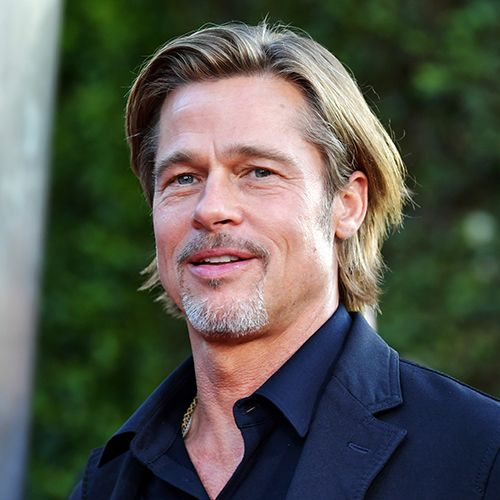
#> input picture brad.jpg, 500 x 500 px
$ python asciify.py brad.jpg 5   (older library calls are emulated)
#> lines starting #> are read from the running program, lines starting #| are printed output that depends on the picture
import math
import sys
import cv2
from matplotlib import pyplot as plt
import numpy as np
from PIL import Image, ImageEnhance

WHITE = 224
ASCII = " `.',_-:~\"^!;/\\<>)(+|=v?L]7[x{tzcrTi}sYfl*jInuy4JF1aVoekh2XZwAC963PmKE%@U5pHqSbd#O&GDNRW$80gQBM"
VALUES = [
    0.0,
    4.44,
    6.44,
    7.54,
    9.97,
    10.4,
    11.32,
    12.85,
    13.28,
    15.47,
    15.6,
    16.17,
    16.36,
    19.49,
    19.71,
    19.88,
    19.88,
    20.78,
    20.82,
    21.09,
    22.08,
    23.72,
    23.82,
    24.05,
    24.56,
    25.85,
    26.15,
    26.24,
    26.35,
    26.4,
    26.53,
    26.53,
    26.62,
    26.63,
    26.69,
    26.74,
    27.09,
    27.29,
    27.92,
    28.18,
    28.29,
    28.76,
    29.47,
    29.77,
    30.06,
    30.09,
    30.09,
    30.58,
    30.97,
    31.21,
    31.45,
    31.9,
    32.19,
    32.94,
    33.67,
    33.88,
    34.88,
    35.22,
    35.62,
    36.12,
    36.76,
    37.22,
    37.38,
    37.46,
    37.71,
    38.46,
    38.71,
    38.95,
    39.17,
    39.24,
    39.33,
    39.76,
    39.92,
    40.41,
    40.74,
    40.97,
    40.99,
    41.18,
    41.4,
    41.62,
    42.32,
    42.96,
    43.76,
    44.27,
    44.36,
    44.67,
    45.14,
    45.97,
    47.19,
    47.27,
    47.33,
    47.58,
    48.56,
    48.97,
    49.38,
]
SOLIDASCII = " ░▒▓█"
SOLIDVALUES = [0.0, 22.02, 45.46, 127.68, 176.79]
EDGEASCII = "_/|\\"
COLORRESET = "\033[0m"
CHARASPECT = 0.5
ANGLETHRESHOLD = 0.7;


def loadImage(path):
    image = Image.open(path)
    image = image.convert("RGB")
    # does nothing rn, change to adjust brightness
    # TODO: Add CLI brightness adjustment
    image = ImageEnhance.Brightness(image).enhance(1)
    return image

def downscaleImage(input, charsAcross):
    charsTall = charsAcross * CHARASPECT * input.height / input.width
    input = input.resize((int(charsAcross), int(charsTall)))
    return input

def printProgressBar(
    iteration,
    total,
    length=50,
):
    percent = round(100 * (iteration / float(total)), 2)
    filledLength = int(length * iteration // total)
    bar = "█" * filledLength + "-" * (length - filledLength)
    print(f"\r |{bar}| {percent}%", end='\r')
    # Print New Line on Complete
    if iteration == total:
        print()

def valueLookup(value, useSolid=False):
    asciiSet = SOLIDASCII if useSolid else ASCII
    valueSet = SOLIDVALUES if useSolid else VALUES
    value = value / WHITE * max(valueSet)
    for i in range(len(valueSet)):
        if value < valueSet[i]:
            return asciiSet[i - 1]
    return asciiSet[-1]

def getColorEscaper(color):
    r = math.floor(color[0] / WHITE * 5)
    g = math.floor(color[1] / WHITE * 5)
    b = math.floor(color[2] / WHITE * 5)
    code = 36 * r + 6 * g + b + 16
    return f"\033[38;5;{math.floor(code)}m"

def difference_of_gaussian(image, t1, t2):
    blur1 = cv2.GaussianBlur(image, (t1, t1), 0)
    blur2 = cv2.GaussianBlur(image, (t2, t2), 0)
    return blur2 - blur1

# TODO thin edges with thresholded downscaling
def getEdgeMap(image, size):
    image = image.astype(np.float32)
    image = cv2.GaussianBlur(image, (3, 3), 0)
    sobelx = cv2.Scharr(image, cv2.CV_32F, 1, 0)
    sobely = cv2.Scharr(image, cv2.CV_32F, 0, 1)
    gradient = np.hypot(sobelx, sobely)
    angle = np.vectorize(
        lambda x, y: round((math.atan2(y, x) + math.pi) / math.pi * 4)%4
    )(sobely, sobelx)
    angle = np.where(gradient > np.max(gradient) * 0.1, angle, -1)

    downscaledAngle = np.zeros((size[1], size[0]))
    xStep = angle.shape[1] / size[0]
    yStep = angle.shape[0] / size[1]
    print(angle.shape, size, xStep, yStep)
    for x in range(size[0]):
        for y in range(size[1]):
            downscaledAngle[y][x] = getDominantAngle(
                angle[int(y * yStep) : int(min((y + 1) * yStep, angle.shape[0]-1)), int(x*xStep) : int(min((x + 1)*xStep, angle.shape[1]-1))]
            )
    return downscaledAngle

def getDominantAngle(section):
    angleCounts = np.zeros(4)
    for i in range(section.shape[0]):
        for j in range(section.shape[1]):
            if section[i][j] >= 0:
                angleCounts[int(section[i][j])] += 1
    if sum(angleCounts) <= ANGLETHRESHOLD * section.size:
        return -1
    return np.argmax(angleCounts)

def convertImage(image, charsAcross, useEdges=False, useColor=False, useSolid=False):
    downscaled = downscaleImage(image, charsAcross)
    imageArray = np.array(image.convert("L"))
    print(imageArray.shape, image.width, image.height)
    edgeMap = getEdgeMap(imageArray, (downscaled.width, downscaled.height))
    output = ""
    pixels = downscaled.getdata()
    lastColor = None
    for i in range(len(pixels)):
        x = i % downscaled.width
        y = i // downscaled.width
        if i % downscaled.width == 0:
            output += "\n"
        printProgressBar(i, len(pixels))
        if useColor:
            thisColor = getColorEscaper(pixels[i])
            if lastColor != thisColor:
                output += COLORRESET
                output += thisColor
                lastColor = thisColor

        if useEdges and edgeMap[y][x] >= 0:
            output += "\033[1m"
            output += EDGEASCII[int(edgeMap[y][x])]
            output += "\033[22m"
        else:
            output += valueLookup(np.array(pixels[i]).mean(), useSolid)
    output += COLORRESET
    return output

def main():
    args = sys.argv

    if not len(args) > 2:
        # inputFilename = sg.popup_get_file('Select an image to convert to ASCII', file_types=(("Image Files", "*.png *.jpg *.jpeg *.webp *.bmp *.tiff"),))
        print("Usage: python main.py <input_image> <horizontal_resolution> [<tags>]")
        print("Tags:")
        print("-e: Use edge detection")
        print("-c: Use color")
        print("-s: Use just solid ASCII chars")
        exit()

    inputFilename = args[1]
    #outputFilename = "output/" + inputFilename.split(".")[0] + "_ASCII.txt"
    input = loadImage(inputFilename)
#> in loadImage, image is the input picture: PIL image 500x500 RGB; mean R, G, B 85.5, 87.3, 78.6
    output = convertImage(input, int(args[2]), "-e" in args, "-c" in args, "-s" in args)
#> in convertImage, `imageArray = np.array(image.convert("L"))`:
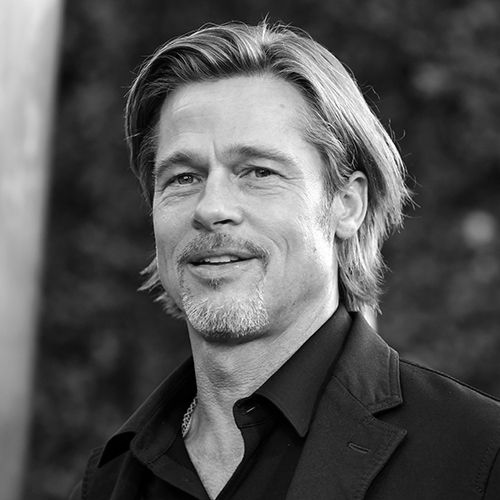
#> imageArray: shape (500, 500); min 0, max 255, mean 85.7
#| (500, 500) 500 500
#> in getEdgeMap, `sobelx = cv2.Scharr(image, cv2.CV_32F, 1, 0)`:
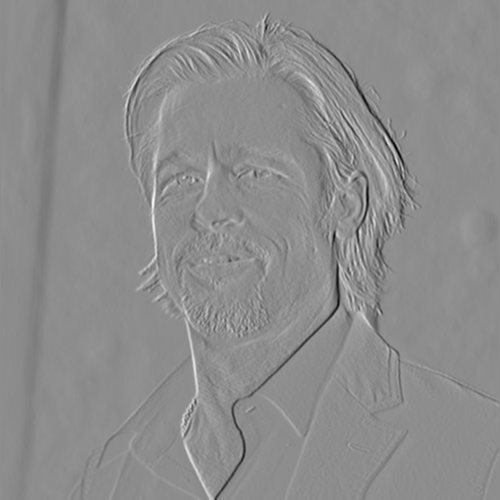
#> sobelx: shape (500, 500) float32; min -2547.7, max 2046.8, mean -8.1; drawn with min black and max white
#> in getEdgeMap, `sobely = cv2.Scharr(image, cv2.CV_32F, 0, 1)`:
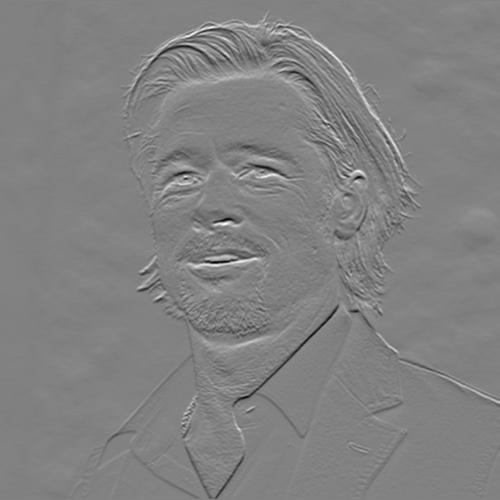
#> sobely: shape (500, 500) float32; min -2045.6, max 1966.4, mean -2; drawn with min black and max white
#> in getEdgeMap, `gradient = np.hypot(sobelx, sobely)`:
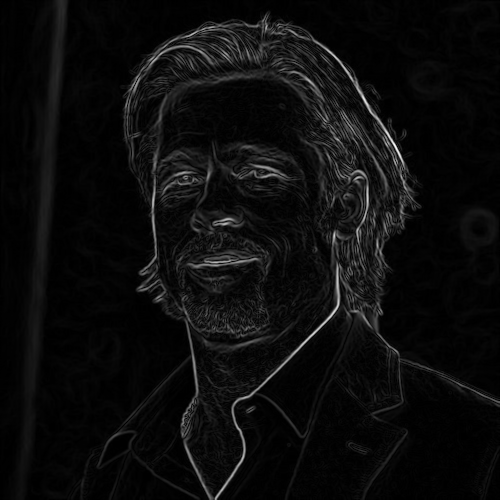
#> gradient: shape (500, 500) float32; min 0, max 2851.7, mean 140.7; drawn with min black and max white
#> in getEdgeMap, `angle = np.vectorize( lambda x, y: round((math.atan2(y, x) + math.pi) ..`:
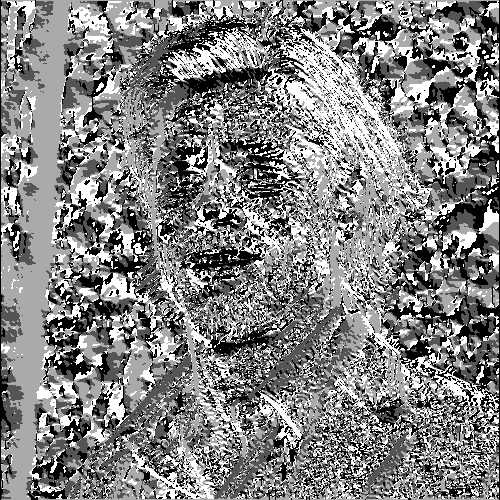
#> angle: shape (500, 500) int64; min 0, max 3, mean 1.54; drawn with min black and max white
#> in getEdgeMap, `angle = np.where(gradient > np.max(gradient) * 0.1, angle, -1)`:
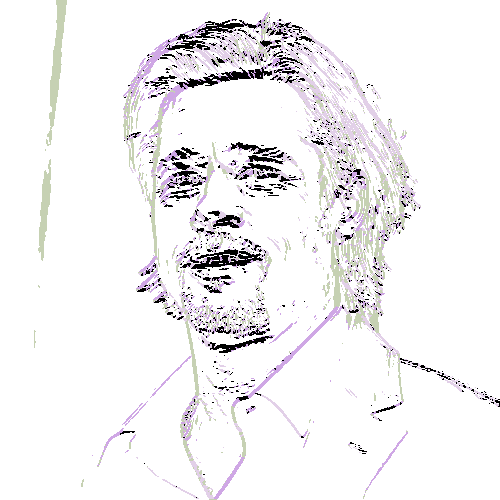
#> angle: shape (500, 500) int64; 5 distinct labels, from -1 to 3; one colour per label, 0 black, -1 white
#| (500, 500) (5, 2) 100.0 250.0
#> after the loop in getEdgeMap, `for x in range(size[0]):`: downscaledAngle = [[-1, -1, -1, -1, -1], [-1, -1, -1, -1, -1]]
#> the loop in convertImage, `for i in range(len(pixels)):` made 10 passes
#> (x, y, percent in printProgressBar, filledLength in printProgressBar, value in valueLookup) on passes 1 to 10: (0, 0, 0, 0, 21.38), (1, 0, 10, 5, 14.92), (2, 0, 20, 10, 36.01), (3, 0, 30, 15, 26.67), (4, 0, 40, 20, 9.92), (0, 1, 50, 25, 13.15), (1, 1, 60, 30, 11.1), (2, 1, 70, 35, 25.79), (3, 1, 80, 40, 18.52), (4, 1, 90, 45, 10.43)
#|  |--------------------------------------------------| 0.0%
#|  |█████---------------------------------------------| 10.0%
#|  |██████████----------------------------------------| 20.0%
#|  |███████████████-----------------------------------| 30.0%
#|  |████████████████████------------------------------| 40.0%
#|  |█████████████████████████-------------------------| 50.0%
#|  |██████████████████████████████--------------------| 60.0%
#|  |███████████████████████████████████---------------| 70.0%
#> (further printed lines are left out)
    print(output)
#| +~Xr'
#| :_L;_[0m

if __name__ == "__main__":
    main()

$ run again, on elcap.jpeg
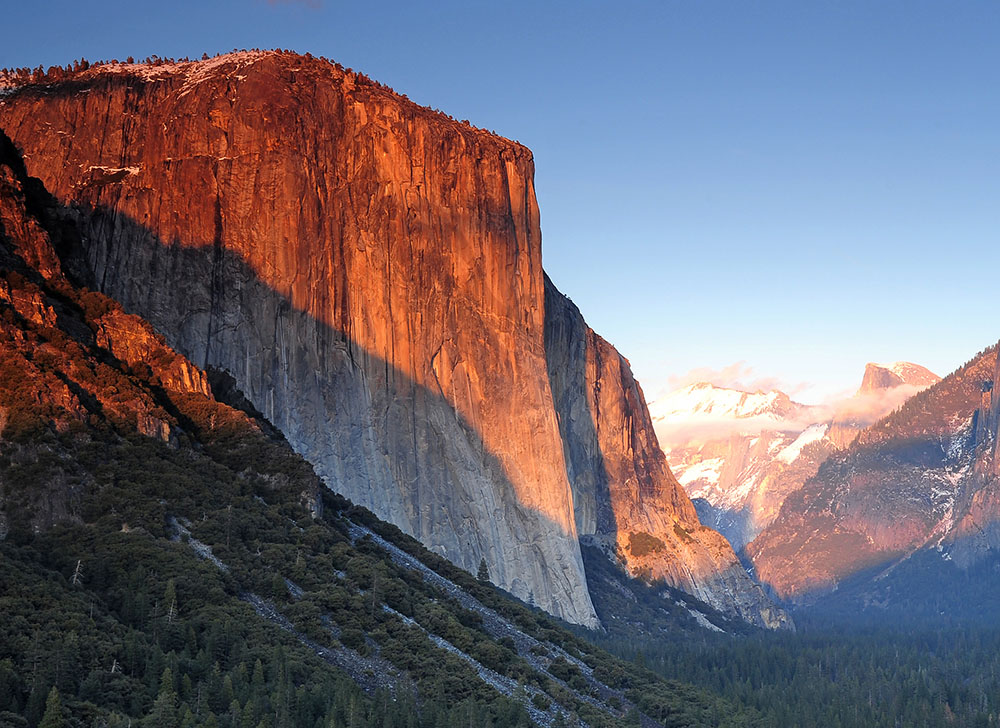
#> input picture elcap.jpeg, 1000 x 728 px
#> in loadImage, image is the input picture: PIL image 1000x728 RGB; mean R, G, B 111.2, 104.8, 115.8
#| (728, 1000) 1000 728
#> in getEdgeMap, `gradient = np.hypot(sobelx, sobely)`:
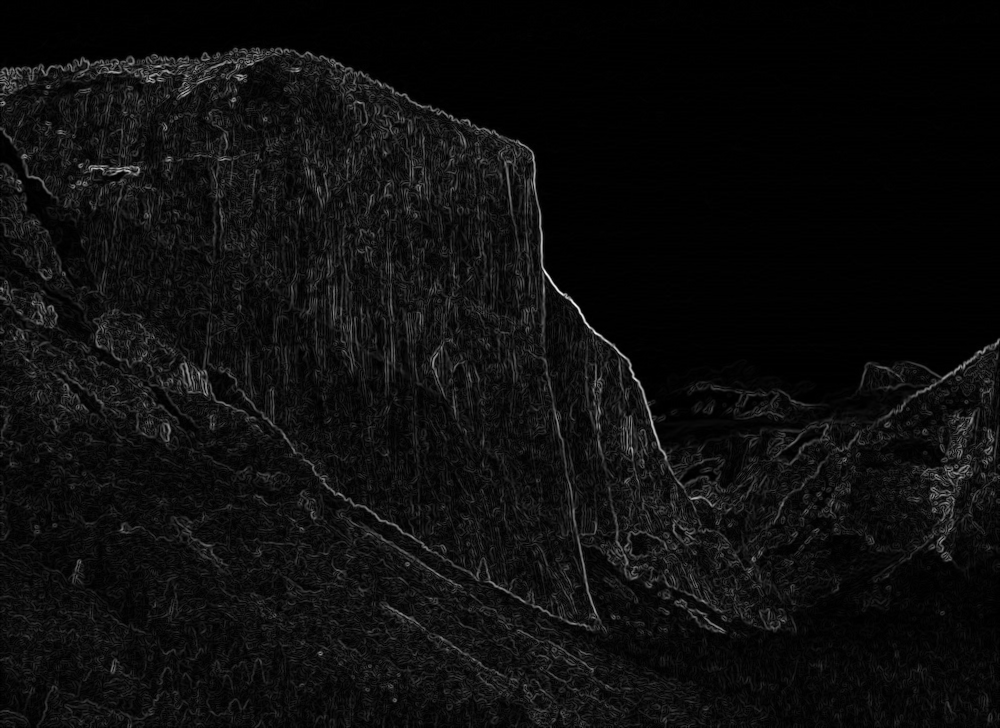
#> gradient: shape (728, 1000) float32; min 0, max 2723.6, mean 151.9; drawn with min black and max white
#> in getEdgeMap, `angle = np.where(gradient > np.max(gradient) * 0.1, angle, -1)`:
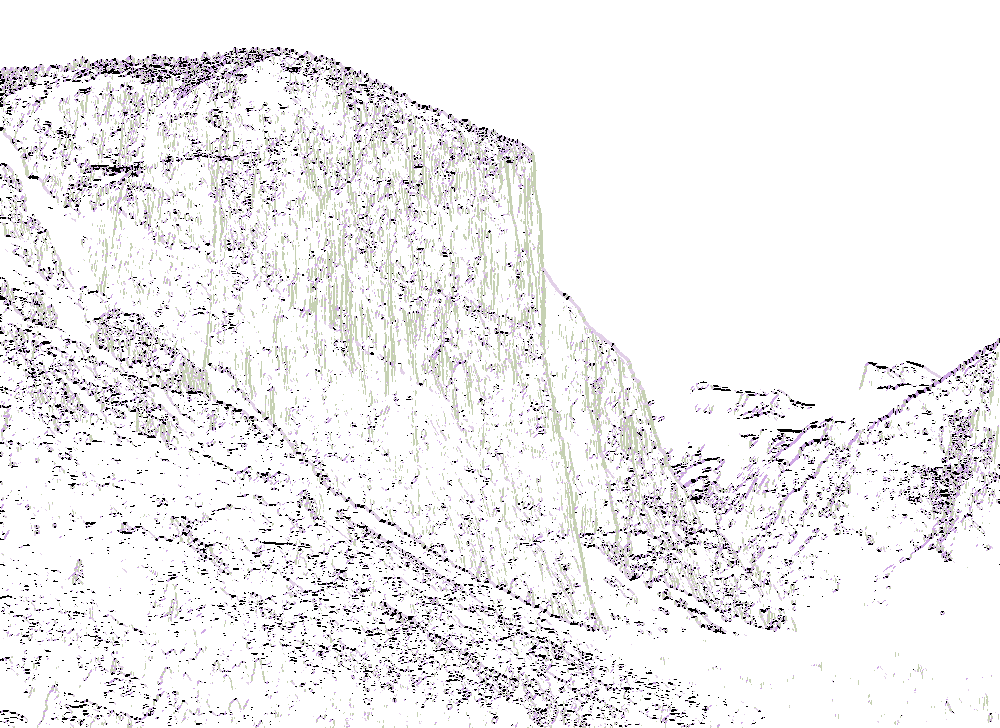
#> angle: shape (728, 1000) int64; 5 distinct labels, from -1 to 3; one colour per label, 0 black, -1 white
#| (728, 1000) (5, 1) 200.0 728.0
#> after the loop in getEdgeMap, `for x in range(size[0]):`: downscaledAngle = [[-1, -1, -1, -1, -1]]
#> the loop in convertImage, `for i in range(len(pixels)):` made 5 passes
#> (percent in printProgressBar, filledLength in printProgressBar, value in valueLookup) on passes 1 to 5: (0, 0, 10.73), (20, 10, 15.8), (40, 20, 25.2), (60, 30, 37.11), (80, 40, 35.86)
#> (printed output is left out)
#| _^LwX[0m
